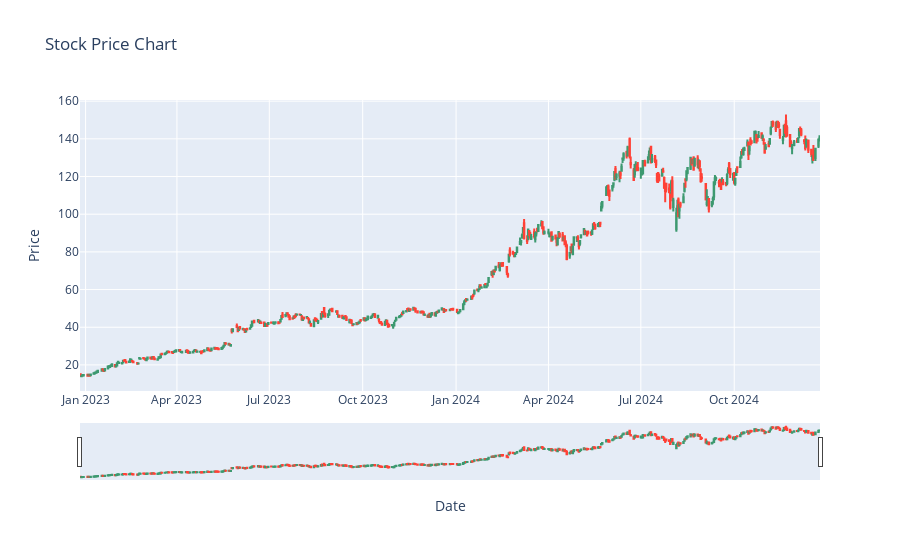

Notebook code cell kept with this figure:
### Code cell
plot = go.Figure(data=[go.Candlestick(x=data['Date'], open = data['Open'], close = data['Close'], high = data['High'], low = data['Low'])])

plot.update_layout(title = 'Stock Price Chart', xaxis_title = 'Date', yaxis_title = 'Price')
plot.show()

### Figure 1 — Plotly figure (JSON) as saved in the notebook; plotly's stock layout.template omitted (floating-point values rounded to 4 significant figures; data arrays with more than 128 entries replaced by an {"elided": "..."} marker saying what was removed)
{"data": [{"close": {"elided": "502 float values"}, "high": {"elided": "502 float values"}, "low": {"elided": "502 float values"}, "open": {"elided": "502 float values"}, "type": "candlestick", "x": {"elided": "502 str values"}}], "layout": {"title": {"text": "Stock Price Chart"}, "xaxis": {"title": {"text": "Date"}}, "yaxis": {"title": {"text": "Price"}}}}
